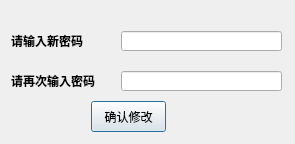
<?xml version="1.0" encoding="UTF-8"?>
<ui version="4.0">
 <class>ChangePwd</class>
 <widget class="QDialog" name="ChangePwd">
  <property name="geometry">
   <rect>
    <x>0</x>
    <y>0</y>
    <width>295</width>
    <height>144</height>
   </rect>
  </property>
  <property name="windowTitle">
   <string>修改密码</string>
  </property>
  <layout class="QVBoxLayout" name="verticalLayout">
   <item>
    <widget class="QWidget" name="centralwidget" native="true">
     <widget class="QLabel" name="label">
      <property name="geometry">
       <rect>
        <x>0</x>
        <y>10</y>
        <width>101</width>
        <height>41</height>
       </rect>
      </property>
      <property name="text">
       <string>&lt;html&gt;&lt;head/&gt;&lt;body&gt;&lt;p&gt;&lt;span style=&quot; font-weight:600;&quot;&gt;         请输入新密码&lt;/span&gt;&lt;/p&gt;&lt;/body&gt;&lt;/html&gt;</string>
      </property>
     </widget>
     <widget class="QLineEdit" name="password_one">
      <property name="geometry">
       <rect>
        <x>110</x>
        <y>20</y>
        <width>161</width>
        <height>20</height>
       </rect>
      </property>
     </widget>
     <widget class="QPushButton" name="confirm">
      <property name="geometry">
       <rect>
        <x>80</x>
        <y>90</y>
        <width>75</width>
        <height>31</height>
       </rect>
      </property>
      <property name="sizePolicy">
       <sizepolicy hsizetype="Minimum" vsizetype="Expanding">
        <horstretch>0</horstretch>
        <verstretch>0</verstretch>
       </sizepolicy>
      </property>
      <property name="text">
       <string>确认修改</string>
      </property>
     </widget>
     <widget class="QLineEdit" name="password_two">
      <property name="geometry">
       <rect>
        <x>110</x>
        <y>60</y>
        <width>161</width>
        <height>20</height>
       </rect>
      </property>
     </widget>
     <widget class="QLabel" name="label_2">
      <property name="geometry">
       <rect>
        <x>0</x>
        <y>50</y>
        <width>101</width>
        <height>41</height>
       </rect>
      </property>
      <property name="text">
       <string>&lt;html&gt;&lt;head/&gt;&lt;body&gt;&lt;p&gt;&lt;span style=&quot; font-weight:600;&quot;&gt;请再次输入密码&lt;/span&gt;&lt;/p&gt;&lt;/body&gt;&lt;/html&gt;</string>
      </property>
     </widget>
    </widget>
   </item>
  </layout>
 </widget>
 <resources/>
 <connections/>
</ui>
